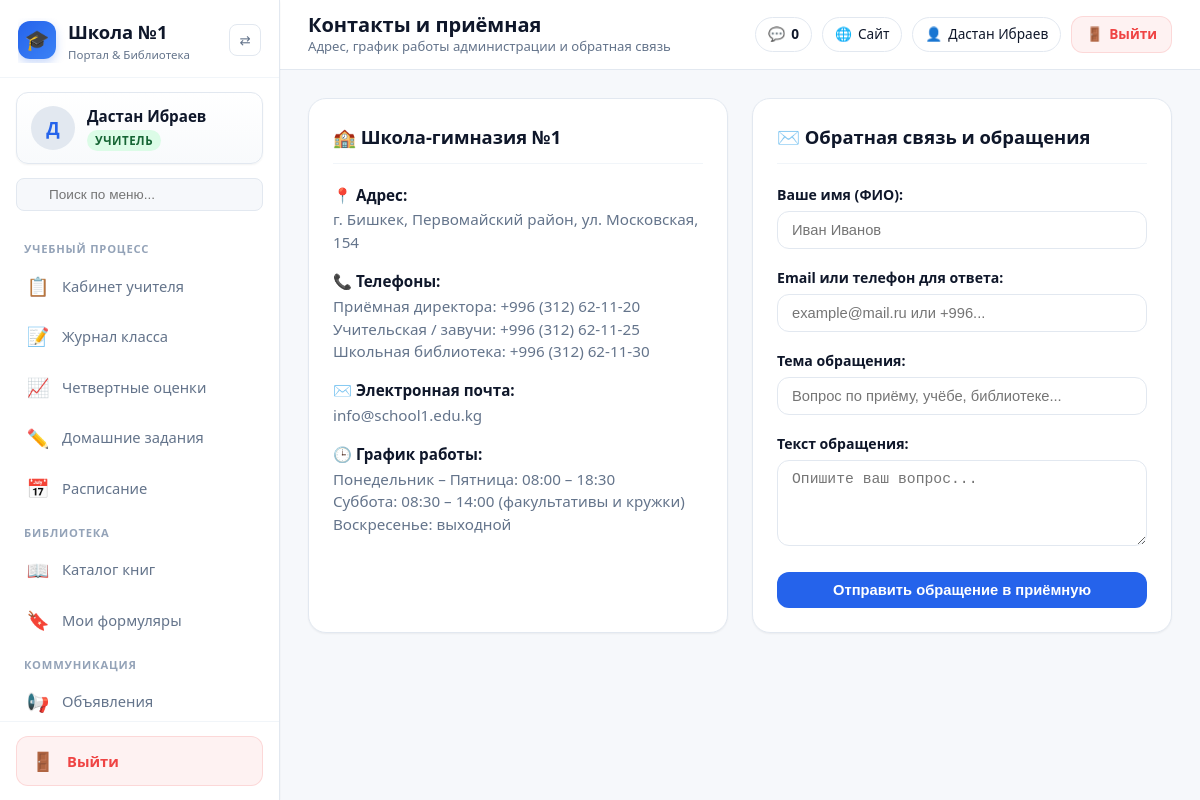
The page /contacts/ (signed in) on the database its author committed.
### accounts/models.py (models this page shows, shortened)
class User(AbstractUser):
    role = models.CharField(
        max_length=20,
        choices=Role.choices,
        default=Role.STUDENT,
        verbose_name="Роль"
    )
    phone = models.CharField(
        max_length=30,
        blank=True,
        verbose_name="Номер телефона"
    )
    linked_gmail = models.EmailField(
        blank=True,
        null=True,
        verbose_name="Привязанный Gmail",
        help_text="Для сброса пароля и уведомлений"
    )
    avatar = models.ImageField(
        upload_to='avatars/',
        null=True,
        blank=True,
        verbose_name="Фото профиля"
    )
    preferred_language = models.CharField(
        max_length=10,
        default='ru',
        choices=[
            ('ru', 'Русский'),
            ('kg', 'Кыргызча'),
            ('en', 'English'),
        ],
        verbose_name="Язык интерфейса"
    )
    font_size = models.CharField(
        max_length=10,
        default='normal',
        choices=[
            ('compact', 'Компактный (90%)'),
            ('normal', 'Стандартный (100%)'),
            ('large', 'Крупный (115%)'),
        ],
        verbose_name="Размер текста"
    )
    class Meta:
        verbose_name = "Пользователь"
        verbose_name_plural = "Пользователи"
    @property
    def is_student(self):
        return self.role == Role.STUDENT
    @property
    def is_parent(self):
        return self.role == Role.PARENT
    @property
    def is_teacher(self):
        return self.role == Role.TEACHER
    @property
    def is_librarian(self):
        return self.role == Role.LIBRARIAN
    @property
    def role_title(self):
        return dict(Role.choices).get(self.role, self.role)
    @property
    def role_badge_class(self):
        classes = {
            Role.STUDENT: 'badge-student',
            Role.PARENT: 'badge-parent',
            Role.TEACHER: 'badge-teacher',
            Role.LIBRARIAN: 'badge-librarian',
            Role.DIRECTOR: 'badge-director',
        }
        return classes.get(self.role, 'badge-secondary')
    @property
    def display_name(self):
        full = self.get_full_name()
        if full.strip():
            return full
        return self.username

### school/public_views.py (the view)
# urls.py: path('contacts/', public_views.contacts_view, name='contacts'),
def contacts_view(request):
    if request.method == 'POST':
        messages.success(request, "Ваше обращение принято администрацией школы. Мы свяжемся с вами в ближайшее время.")
        return redirect('contacts')
    return render(request, 'public/contacts.html')

### templates/public/contacts.html (shortened to what this page needs)
{% extends 'base.html' %}
{% load static %}
{% block page_title %}Контакты и приёмная{% endblock %}
{% block page_subtitle %}Адрес, график работы администрации и обратная связь{% endblock %}
{% block content %}
<div class="grid-2">
  <div class="card">
    <div class="card-header">
      <h2 class="card-title">🏫 Школа-гимназия №1</h2>
    </div>
    <div style="display: flex; flex-direction: column; gap: 16px; font-size: 0.95rem;">
      <div>
        <strong style="color: var(--text-main);">📍 Адрес:</strong>
        <p style="color: var(--text-muted); margin-top: 2px;">г. Бишкек, Первомайский район, ул. Московская, 154</p>
      </div>
      <div>
        <strong style="color: var(--text-main);">📞 Телефоны:</strong>
        <p style="color: var(--text-muted); margin-top: 2px;">
          Приёмная директора: +996 (312) 62-11-20<br>
          Учительская / завучи: +996 (312) 62-11-25<br>
          Школьная библиотека: +996 (312) 62-11-30
        </p>
      </div>
      <div>
        <strong style="color: var(--text-main);">✉️ Электронная почта:</strong>
        <p style="color: var(--text-muted); margin-top: 2px;">info@school1.edu.kg</p>
      </div>
      <div>
        <strong style="color: var(--text-main);">🕒 График работы:</strong>
        <p style="color: var(--text-muted); margin-top: 2px;">
          Понедельник – Пятница: 08:00 – 18:30<br>
          Суббота: 08:30 – 14:00 (факультативы и кружки)<br>
          Воскресенье: выходной
        </p>
      </div>
    </div>
  </div>
  <div class="card">
    <div class="card-header">
      <h2 class="card-title">✉️ Обратная связь и обращения</h2>
    </div>
    <form method="post">
      <div class="form-group">
        <label class="form-label">Ваше имя (ФИО):</label>
        <input type="text" name="name" class="form-control" placeholder="Иван Иванов" required>
      </div>
      <div class="form-group">
        <label class="form-label">Email или телефон для ответа:</label>
        <input type="text" name="contact" class="form-control" placeholder="example@mail.ru или +996..." required>
      </div>
      <div class="form-group">
        <label class="form-label">Тема обращения:</label>
        <input type="text" name="subject" class="form-control" placeholder="Вопрос по приёму, учёбе, библиотеке...">
      </div>
      <div class="form-group">
        <label class="form-label">Текст обращения:</label>
        <textarea name="message" class="form-control" rows="4" placeholder="Опишите ваш вопрос..." required></textarea>
      </div>
      <div style="margin-top: 20px;">
        <button type="submit" class="btn btn-primary" style="width: 100%;">
          Отправить обращение в приёмную
        </button>
      </div>
    </form>
  </div>
</div>
{% endblock %}

### templates/base.html (shortened to what this page needs)
{% load static %}
<!DOCTYPE html>
<html lang="ru">
<head>
  <link rel="stylesheet" href="{% static 'css/style.css' %}">
</head>
<body class="{% if request.user.is_authenticated and request.user.font_size == 'compact' %}font-compact{% elif request.user.is_authenticated and request.user.font_size == 'large' %}font-large{% endif %}">
  <div class="app-layout">
    {% if request.user.is_authenticated %}
    <aside class="sidebar" id="sidebar">
      <div class="sidebar-header">
        <a href="{% url 'dashboard' %}" class="brand-link">
          <div class="brand-icon">🎓</div>
          <div class="brand-text">
            <div>Школа №1</div>
            <div style="font-size: 0.72rem; color: var(--text-muted); font-weight: 500;">Портал & Библиотека</div>
          </div>
        </a>
        <button type="button" class="sidebar-toggle-btn" id="sidebarToggle" title="Свернуть/развернуть меню">
          ⇄
        </button>
      </div>
      <div class="sidebar-profile-card">
        {% if request.user.avatar %}
          <img src="{{ request.user.avatar.url }}" alt="{{ request.user.display_name }}" class="profile-avatar">
        {% else %}
          <div class="profile-avatar">
            {{ request.user.first_name|default:request.user.username|slice:":1"|upper }}
          </div>
        {% endif %}
        <div class="profile-info">
          <div class="profile-name" title="{{ request.user.display_name }}">{{ request.user.display_name }}</div>
          <span class="profile-badge {{ request.user.role_badge_class }}">
            {{ request.user.role_title }}
          </span>
        </div>
      </div>
      <div class="sidebar-search">
        <div class="sidebar-search-wrapper">
          <input type="text" class="sidebar-search-input" id="sidebarSearch" placeholder="Поиск по меню...">
        </div>
      </div>
      <nav class="sidebar-nav">
        {% if request.user.is_student %}
          <div class="nav-group-title">Учебный процесс</div>
          <a href="{% url 'school:student_cabinet' %}" class="nav-link {% if request.resolver_match.url_name == 'student_cabinet' %}active{% endif %}">
            <span class="nav-icon">📊</span>
            <span class="nav-label">Мой кабинет</span>
          </a>
          <a href="{% url 'school:schedule' %}" class="nav-link {% if request.resolver_match.url_name == 'schedule' %}active{% endif %}">
            <span class="nav-icon">📅</span>
            <span class="nav-label">Расписание уроков</span>
          </a>
          <div class="nav-group-title">Библиотека</div>
          <a href="{% url 'library:catalog' %}" class="nav-link {% if request.resolver_match.url_name == 'catalog' %}active{% endif %}">
            <span class="nav-icon">📖</span>
            <span class="nav-label">Каталог книг</span>
          </a>
          <a href="{% url 'library:my_books' %}" class="nav-link {% if request.resolver_match.url_name == 'my_books' %}active{% endif %}">
            <span class="nav-icon">🔖</span>
            <span class="nav-label">Мои книги и брони</span>
            {% if user_overdue_books_count > 0 %}
              <span class="nav-counter counter-danger" title="Просрочено книг!">{{ user_overdue_books_count }}</span>
            {% elif user_active_loans_count > 0 %}
              <span class="nav-counter">{{ user_active_loans_count }}</span>
            {% endif %}
          </a>
          <div class="nav-group-title">Школа</div>
          <a href="{% url 'school:announcements' %}" class="nav-link {% if request.resolver_match.url_name == 'announcements' %}active{% endif %}">
            <span class="nav-icon">📢</span>
            <span class="nav-label">Объявления</span>
          </a>
          <a href="{% url 'school:messages' %}" class="nav-link {% if request.resolver_match.url_name == 'messages' %}active{% endif %}">
            <span class="nav-icon">💬</span>
            <span class="nav-label">Сообщения</span>
            {% if unread_messages_count > 0 %}
              <span class="nav-counter">{{ unread_messages_count }}</span>
            {% endif %}
          </a>
        {% elif request.user.is_teacher %}
          <div class="nav-group-title">Учебный процесс</div>
          <a href="{% url 'school:teacher_cabinet' %}" class="nav-link {% if request.resolver_match.url_name == 'teacher_cabinet' %}active{% endif %}">
            <span class="nav-icon">📋</span>
            <span class="nav-label">Кабинет учителя</span>
          </a>
          <a href="{% url 'school:class_journal' %}" class="nav-link {% if request.resolver_match.url_name == 'class_journal' %}active{% endif %}">
            <span class="nav-icon">📝</span>
            <span class="nav-label">Журнал класса</span>
          </a>
          <a href="{% url 'school:quarter_grades' %}" class="nav-link {% if request.resolver_match.url_name == 'quarter_grades' %}active{% endif %}">
            <span class="nav-icon">📈</span>
            <span class="nav-label">Четвертные оценки</span>
          </a>
          <a href="{% url 'school:homework_manage' %}" class="nav-link {% if request.resolver_match.url_name == 'homework_manage' %}active{% endif %}">
            <span class="nav-icon">✏️</span>
            <span class="nav-label">Домашние задания</span>
          </a>
          <a href="{% url 'school:schedule' %}" class="nav-link {% if request.resolver_match.url_name == 'schedule' %}active{% endif %}">
            <span class="nav-icon">📅</span>
            <span class="nav-label">Расписание</span>
          </a>
          <div class="nav-group-title">Библиотека</div>
          <a href="{% url 'library:catalog' %}" class="nav-link {% if request.resolver_match.url_name == 'catalog' %}active{% endif %}">
            <span class="nav-icon">📖</span>
            <span class="nav-label">Каталог книг</span>
          </a>
          <a href="{% url 'library:my_books' %}" class="nav-link {% if request.resolver_match.url_name == 'my_books' %}active{% endif %}">
            <span class="nav-icon">🔖</span>
            <span class="nav-label">Мои формуляры</span>
          </a>
          <div class="nav-group-title">Коммуникация</div>
          <a href="{% url 'school:announcements' %}" class="nav-link {% if request.resolver_match.url_name == 'announcements' %}active{% endif %}">
            <span class="nav-icon">📢</span>
            <span class="nav-label">Объявления</span>
          </a>
        {% endif %}
      </nav>
      <div class="sidebar-footer">
        <a href="{% url 'logout' %}" class="logout-btn-nav" title="Выйти из системы">
          <span class="nav-icon">🚪</span>
          <span class="logout-text">Выйти</span>
        </a>
      </div>
    </aside>
    {% endif %}
    <div class="main-wrapper" style="{% if not request.user.is_authenticated %}margin-left: 0;{% endif %}">
      <header class="topbar">
        <div class="topbar-left">
          <div class="topbar-titles">
            <h1 class="page-title">{% block page_title %}Школьный портал{% endblock %}</h1>
            <div class="page-subtitle">{% block page_subtitle %}{% endblock %}</div>
          </div>
        </div>
        <div class="topbar-right">
          {% if request.user.is_authenticated %}
            <a href="{% url 'school:messages' %}" class="topbar-chip" title="Личные сообщения">
              💬 <span style="font-weight: 600;">{{ unread_messages_count }}</span>
            </a>
            <a href="{% url 'home' %}" class="topbar-chip topbar-chip-site" title="Перейти на сайт школы">
              🌐 <span class="hide-mobile">Сайт</span>
            </a>
            <a href="{% url 'accounts:settings' %}" class="topbar-chip topbar-chip-user" title="Профиль: {{ request.user.display_name }}">
              👤 <span class="hide-mobile">{{ request.user.display_name|truncatechars:14 }}</span>
            </a>
            <a href="{% url 'logout' %}" class="topbar-logout-link" title="Выйти из учётной записи">
              <span>🚪</span> <span class="hide-mobile">Выйти</span>
            </a>
          {% endif %}
        </div>
      </header>
      <main class="content-body">
        {% block content %}{% endblock %}
      </main>
    </div>
  </div>
</body>
</html>

### rows shown on the page
User: user.first_name "Д", user.display_name "Дастан Ибраев", user.role_title "УЧИТЕЛЬ"

### other values the page prints
{{ unread_messages_count }} "0"
